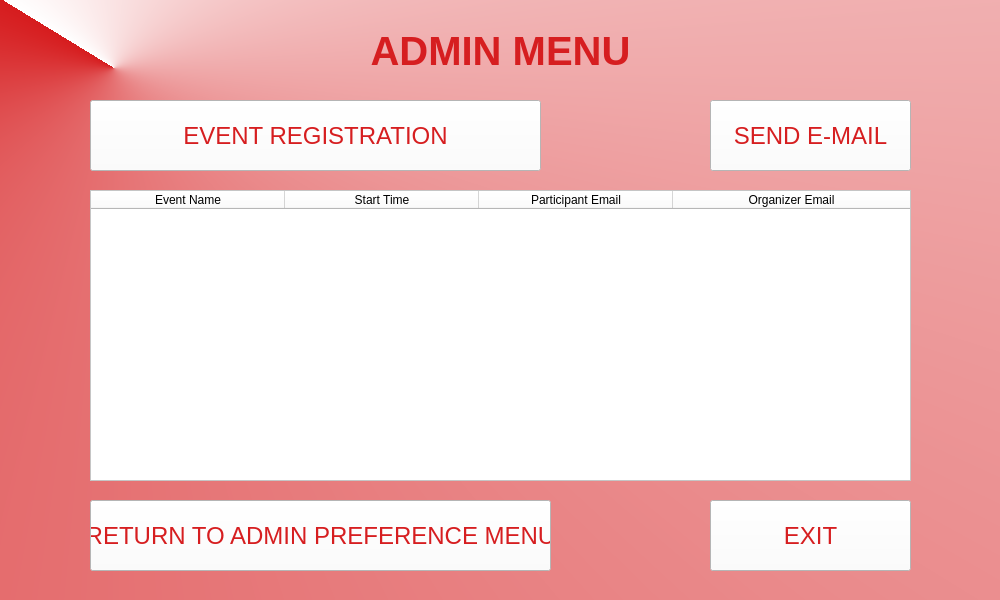
<?xml version="1.0" encoding="UTF-8"?>
<ui version="4.0">
 <class>Form</class>
 <widget class="QWidget" name="Form">
  <property name="geometry">
   <rect>
    <x>0</x>
    <y>0</y>
    <width>1000</width>
    <height>600</height>
   </rect>
  </property>
  <property name="sizePolicy">
   <sizepolicy hsizetype="Fixed" vsizetype="Fixed">
    <horstretch>0</horstretch>
    <verstretch>0</verstretch>
   </sizepolicy>
  </property>
  <property name="minimumSize">
   <size>
    <width>1000</width>
    <height>600</height>
   </size>
  </property>
  <property name="maximumSize">
   <size>
    <width>1000</width>
    <height>600</height>
   </size>
  </property>
  <property name="font">
   <font>
    <family>Nirmala UI</family>
   </font>
  </property>
  <property name="windowTitle">
   <string>Admin Menu</string>
  </property>
  <property name="windowIcon">
   <iconset theme="logo" resource="logo/logo.qrc">
    <normaloff>:/logo/logo_icon.png</normaloff>:/logo/logo_icon.png</iconset>
  </property>
  <property name="styleSheet">
   <string notr="true">#Form{
background-color: qconicalgradient(cx:0.114, cy:0.113318, angle:134.3, stop:0 rgba(214, 28, 30, 255), stop:1 rgba(255, 255, 255, 255));}</string>
  </property>
  <widget class="QLabel" name="label_Preference_Admin_Menu">
   <property name="geometry">
    <rect>
     <x>10</x>
     <y>20</y>
     <width>981</width>
     <height>61</height>
    </rect>
   </property>
   <property name="font">
    <font>
     <family>Nirmala UI</family>
     <pointsize>30</pointsize>
     <weight>75</weight>
     <bold>true</bold>
    </font>
   </property>
   <property name="styleSheet">
    <string notr="true">color: rgb(214, 30, 32);</string>
   </property>
   <property name="text">
    <string>ADMIN MENU</string>
   </property>
   <property name="alignment">
    <set>Qt::AlignCenter</set>
   </property>
  </widget>
  <widget class="QPushButton" name="pushButton_SEND_EMAIL">
   <property name="geometry">
    <rect>
     <x>710</x>
     <y>100</y>
     <width>201</width>
     <height>71</height>
    </rect>
   </property>
   <property name="font">
    <font>
     <family>Nirmala UI</family>
     <pointsize>18</pointsize>
     <weight>50</weight>
     <bold>false</bold>
    </font>
   </property>
   <property name="styleSheet">
    <string notr="true">QPushButton{
	color: rgb(214, 30, 32);
	background-color: rgb(253, 253, 253);
}

QPushButton::hover{
	background-color: rgb(226, 92, 93);
	color: rgb(255, 255, 255);
}

QPushButton::pressed{
	background-color: rgb(216, 37, 39);
}</string>
   </property>
   <property name="text">
    <string>SEND E-MAIL</string>
   </property>
  </widget>
  <widget class="QPushButton" name="pushButton_EVENT_REGISTRATION">
   <property name="geometry">
    <rect>
     <x>90</x>
     <y>100</y>
     <width>451</width>
     <height>71</height>
    </rect>
   </property>
   <property name="font">
    <font>
     <family>Nirmala UI</family>
     <pointsize>18</pointsize>
     <weight>50</weight>
     <bold>false</bold>
    </font>
   </property>
   <property name="styleSheet">
    <string notr="true">QPushButton{
	color: rgb(214, 30, 32);
	background-color: rgb(253, 253, 253);
}

QPushButton::hover{
	background-color: rgb(226, 92, 93);
	color: rgb(255, 255, 255);
}

QPushButton::pressed{
	background-color: rgb(216, 37, 39);
}</string>
   </property>
   <property name="text">
    <string>EVENT REGISTRATION</string>
   </property>
  </widget>
  <widget class="QPushButton" name="pushButton_Return_TO_ADMIN_PREFERENCE_menu">
   <property name="geometry">
    <rect>
     <x>90</x>
     <y>500</y>
     <width>461</width>
     <height>71</height>
    </rect>
   </property>
   <property name="font">
    <font>
     <family>Nirmala UI</family>
     <pointsize>18</pointsize>
     <weight>50</weight>
     <bold>false</bold>
    </font>
   </property>
   <property name="styleSheet">
    <string notr="true">QPushButton{
	color: rgb(214, 30, 32);
	background-color: rgb(253, 253, 253);
}

QPushButton::hover{
	background-color: rgb(226, 92, 93);
	color: rgb(255, 255, 255);
}

QPushButton::pressed{
	background-color: rgb(216, 37, 39);
}</string>
   </property>
   <property name="text">
    <string>RETURN TO ADMIN PREFERENCE MENU</string>
   </property>
  </widget>
  <widget class="QPushButton" name="pushButton_Exit">
   <property name="geometry">
    <rect>
     <x>710</x>
     <y>500</y>
     <width>201</width>
     <height>71</height>
    </rect>
   </property>
   <property name="font">
    <font>
     <family>Nirmala UI</family>
     <pointsize>18</pointsize>
     <weight>50</weight>
     <bold>false</bold>
    </font>
   </property>
   <property name="styleSheet">
    <string notr="true">QPushButton{
	color: rgb(214, 30, 32);
	background-color: rgb(253, 253, 253);
}

QPushButton::hover{
	background-color: rgb(226, 92, 93);
	color: rgb(255, 255, 255);
}

QPushButton::pressed{
	background-color: rgb(216, 37, 39);
}</string>
   </property>
   <property name="text">
    <string>EXIT</string>
   </property>
  </widget>
  <widget class="QTableWidget" name="tableWidget">
   <property name="geometry">
    <rect>
     <x>90</x>
     <y>190</y>
     <width>821</width>
     <height>291</height>
    </rect>
   </property>
   <property name="styleSheet">
    <string notr="true">background-color:rgb(255, 255, 255)</string>
   </property>
   <property name="dragDropOverwriteMode">
    <bool>true</bool>
   </property>
   <attribute name="horizontalHeaderDefaultSectionSize">
    <number>194</number>
   </attribute>
   <attribute name="horizontalHeaderShowSortIndicator" stdset="0">
    <bool>false</bool>
   </attribute>
   <attribute name="horizontalHeaderStretchLastSection">
    <bool>true</bool>
   </attribute>
   <attribute name="verticalHeaderVisible">
    <bool>false</bool>
   </attribute>
   <attribute name="verticalHeaderCascadingSectionResizes">
    <bool>false</bool>
   </attribute>
   <attribute name="verticalHeaderDefaultSectionSize">
    <number>28</number>
   </attribute>
   <attribute name="verticalHeaderHighlightSections">
    <bool>true</bool>
   </attribute>
   <attribute name="verticalHeaderMinimumSectionSize">
    <number>23</number>
   </attribute>
   <attribute name="verticalHeaderShowSortIndicator" stdset="0">
    <bool>false</bool>
   </attribute>
   <attribute name="verticalHeaderStretchLastSection">
    <bool>false</bool>
   </attribute>
   <column>
    <property name="text">
     <string>Event Name</string>
    </property>
   </column>
   <column>
    <property name="text">
     <string>Start Time</string>
    </property>
   </column>
   <column>
    <property name="text">
     <string>Participant Email</string>
    </property>
   </column>
   <column>
    <property name="text">
     <string>Organizer Email</string>
    </property>
   </column>
  </widget>
 </widget>
 <resources>
  <include location="logo/logo.qrc"/>
 </resources>
 <connections/>
</ui>
